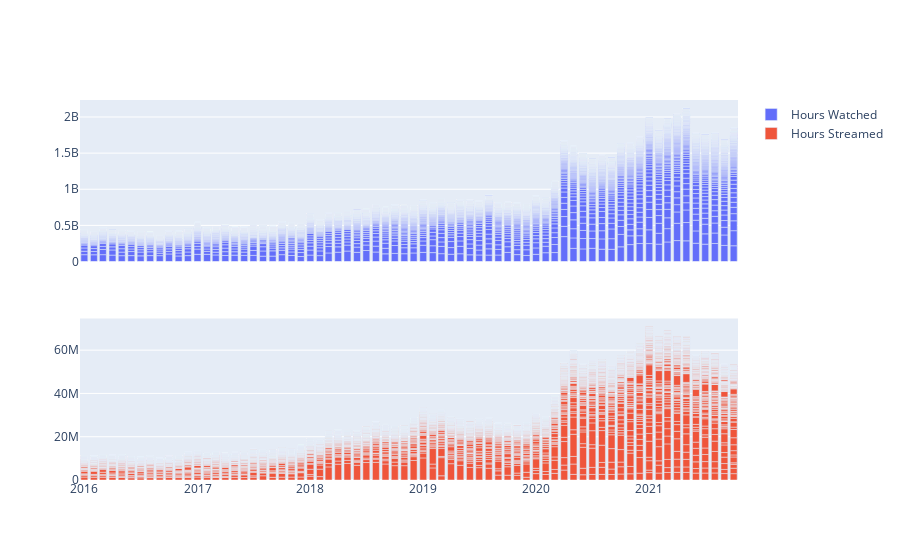

The notebook cell this image was saved under:
### Code cell
fig = make_subplots(rows=2, cols=1, shared_xaxes=True, shared_yaxes=True)

fig.add_trace(go.Bar(x=simple_df["Date"], y=simple_df["Hours_watched"], name="Hours Watched"), row=1, col=1)
fig.add_trace(go.Bar(x=simple_df["Date"], y=simple_df["Hours_Streamed"], name="Hours Streamed"), row=2, col=1)

### Figure 1 — Plotly figure (JSON) as saved in the notebook; plotly's stock layout.template omitted (floating-point values rounded to 4 significant figures; data arrays with more than 128 entries replaced by an {"elided": "..."} marker saying what was removed)
{"data": [{"name": "Hours Watched", "type": "bar", "x": {"elided": "14000 str values"}, "xaxis": "x", "y": {"elided": "14000 int values"}, "yaxis": "y"}, {"name": "Hours Streamed", "type": "bar", "x": {"elided": "14000 str values"}, "xaxis": "x2", "y": {"elided": "14000 int values"}, "yaxis": "y2"}], "layout": {"autosize": true, "xaxis": {"anchor": "y", "autorange": false, "domain": [0, 1], "matches": "x2", "range": ["2015-12-18", "2021-10-15"], "showticklabels": false, "type": "date"}, "xaxis2": {"anchor": "y2", "autorange": false, "domain": [0, 1], "range": ["2015-12-18", "2021-10-15"], "type": "date"}, "yaxis": {"anchor": "x", "autorange": false, "domain": [0.575, 1], "range": [0, 2235000000.0], "type": "linear"}, "yaxis2": {"anchor": "x2", "autorange": false, "domain": [0, 0.425], "range": [0, 74630000.0], "type": "linear"}}}
